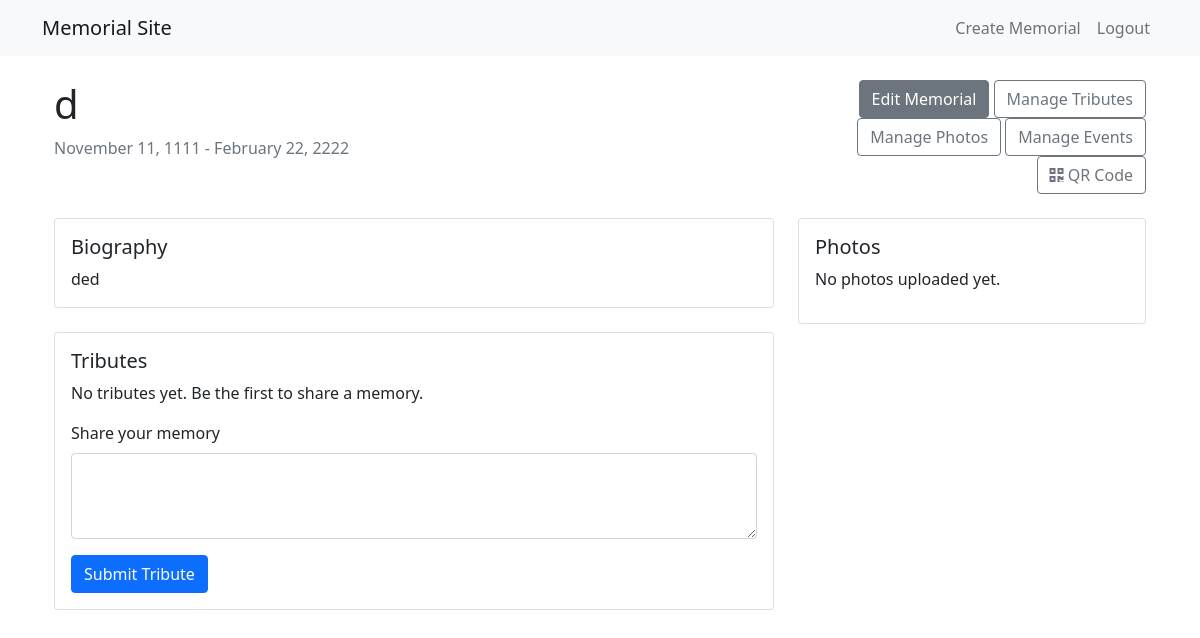
The app's page /memorial/1 (signed in), older data.
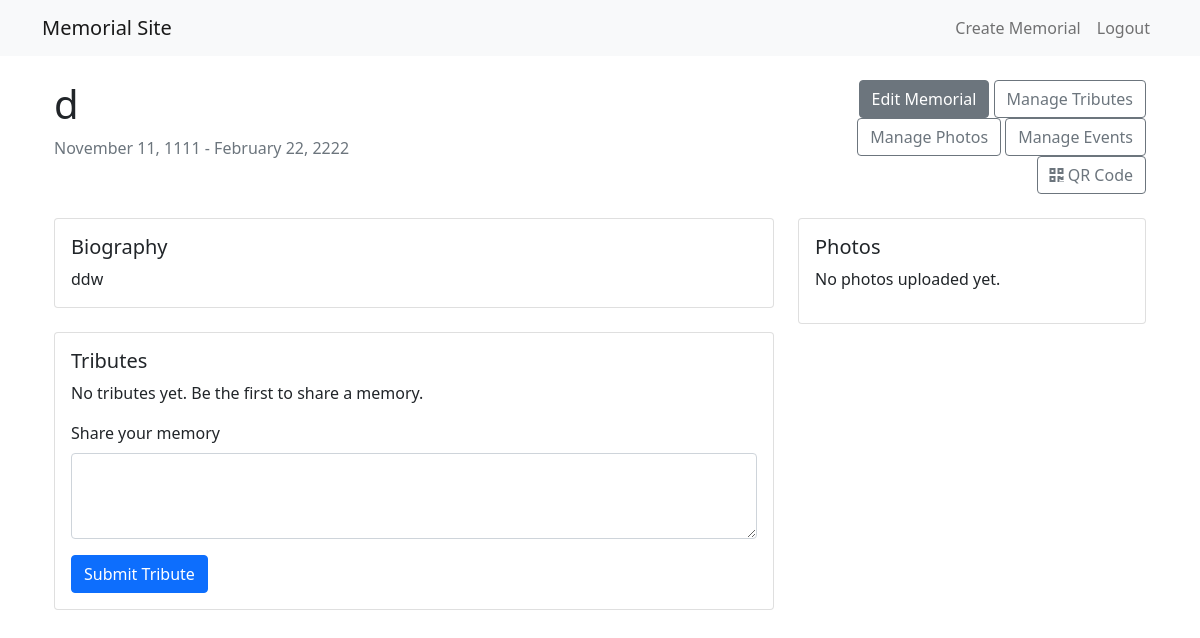
The same page, newer data.
### app/models/memorial.py (models this page shows, shortened)
class Memorial(db.Model):
    id = db.Column(db.Integer, primary_key=True)
    name = db.Column(db.String(100), nullable=False)
    birth_date = db.Column(db.Date)
    death_date = db.Column(db.Date)
    biography = db.Column(db.Text)
    custom_url = db.Column(db.String(100), unique=True)
    is_public = db.Column(db.Boolean, default=True)
    access_code = db.Column(db.String(20))
    created_at = db.Column(db.DateTime, default=datetime.utcnow)
    creator_id = db.Column(db.Integer, db.ForeignKey('user.id'), nullable=False)
    photos = db.relationship('Photo', backref='memorial', lazy='dynamic')
    tributes = db.relationship('Tribute', backref='memorial', lazy='dynamic')
    events = db.relationship('Event', backref='memorial', lazy='dynamic')

### app/routes/memorial.py (the view)
@bp.route('/memorial/<int:id>')
def view(id):
    memorial = Memorial.query.get_or_404(id)
    db.session.refresh(memorial)
    db.session.flush()
    print(f"Memorial {id} is_public: {memorial.is_public}")
    print(f"User authenticated: {current_user.is_authenticated}")
    if current_user.is_authenticated:
        print(f"User ID: {current_user.id}")
    if memorial.is_public is False:  # Explicit comparison
        if not current_user.is_authenticated:
            print("Aborting: User not authenticated")
            abort(403)
        if current_user.id != memorial.creator_id:
            print("Aborting: Wrong user")
            abort(403)
    return render_template('memorial/view.html', memorial=memorial, now=datetime.utcnow())

### app/models/user.py (called while the page is built)
@login_manager.user_loader
def load_user(id):
    return User.query.get(int(id))

### app/templates/memorial/view.html (shortened to what this page needs)
{% extends "base.html" %}
{% block content %}
<div class="container">
    <div class="row mb-4">
        <div class="col-md-8">
            <h1>{{ memorial.name }}</h1>
            <p class="text-muted">
                {{ memorial.birth_date.strftime('%B %d, %Y') }} -
                {{ memorial.death_date.strftime('%B %d, %Y') }}
            </p>
        </div>
        {% if current_user.is_authenticated and current_user.id == memorial.creator_id %}
        <div class="col-md-4 text-end">
            <a href="{{ url_for('memorial.edit', id=memorial.id) }}" class="btn btn-secondary">Edit Memorial</a>
            <a href="{{ url_for('memorial.manage_tributes', id=memorial.id) }}"
               class="btn btn-outline-secondary">Manage Tributes</a>
            <a href="{{ url_for('memorial.manage_photos', id=memorial.id) }}"
               class="btn btn-outline-secondary">Manage Photos</a>
            <a href="{{ url_for('event.list_events', memorial_id=memorial.id) }}"
               class="btn btn-outline-secondary">Manage Events</a>
            <a href="{{ url_for('memorial.generate_qr', id=memorial.id) }}"
               class="btn btn-outline-secondary">
                <i class="fas fa-qrcode"></i> QR Code
            </a>
        </div>
        {% endif %}
    </div>
    <div class="row">
        <div class="col-md-8">
            <div class="card mb-4">
                <div class="card-body">
                    <h5 class="card-title">Biography</h5>
                    <p class="card-text">{{ memorial.biography }}</p>
                </div>
            </div>
            <div class="card mb-4">
                <div class="card-body">
                    <h5 class="card-title">Tributes</h5>
                    {% if memorial.tributes.filter_by(is_approved=True).all() %}
                        {% for tribute in memorial.tributes.filter_by(is_approved=True) %}
                        <div class="mb-3">
                            <p class="mb-1">{{ tribute.content }}</p>
                            <small class="text-muted">
                                - {{ tribute.author.username }}
                                ({{ tribute.created_at.strftime('%B %d, %Y') }})
                            </small>
                        </div>
                        {% endfor %}
                    {% else %}
                        <p>No tributes yet. Be the first to share a memory.</p>
                    {% endif %}
                    {% if current_user.is_authenticated %}
                    <form method="POST" action="{{ url_for('memorial.add_tribute', id=memorial.id) }}" class="mt-3">
                        <div class="mb-3">
                            <label for="content" class="form-label">Share your memory</label>
                            <textarea class="form-control" id="content" name="content" rows="3" required></textarea>
                        </div>
                        <button type="submit" class="btn btn-primary">Submit Tribute</button>
                    </form>
                    {% endif %}
                </div>
            </div>
        </div>
        <div class="col-md-4">
            <div class="card mb-4">
                <div class="card-body">
                    <h5 class="card-title">Photos</h5>
                    {% if memorial.photos.first() %}
                        {% set profile_photo = memorial.photos.filter_by(is_profile=True).first() or memorial.photos.first() %}
                        <img src="{{ url_for('static', filename='uploads/' + memorial.id|string + '/' + profile_photo.filename) }}"
                             class="img-fluid mb-3" alt="Profile photo">
                        <a href="{{ url_for('memorial.view_gallery', id=memorial.id) }}"
                           class="btn btn-outline-primary btn-block">View Photo Gallery</a>
                    {% else %}
                        <p>No photos uploaded yet.</p>
                    {% endif %}
                </div>
            </div>
        </div>
    </div>
</div>
{% endblock %}

### app/templates/base.html (shortened to what this page needs)
<!DOCTYPE html>
<html lang="en">
<head>
    <link href="https://cdn.jsdelivr.net/npm/bootstrap@5.1.3/dist/css/bootstrap.min.css" rel="stylesheet">
    <link href="https://cdnjs.cloudflare.com/ajax/libs/font-awesome/5.15.4/css/all.min.css" rel="stylesheet">
</head>
<body>
    <nav class="navbar navbar-expand-lg navbar-light bg-light">
        <div class="container">
            <a class="navbar-brand" href="{{ url_for('memorial.index') }}">Memorial Site</a>
            <div class="navbar-nav">
                {% if current_user.is_authenticated %}
                    <a class="nav-link" href="{{ url_for('memorial.create') }}">Create Memorial</a>
                    <a class="nav-link" href="{{ url_for('auth.logout') }}">Logout</a>
                {% else %}
                    <a class="nav-link" href="{{ url_for('auth.login') }}">Login</a>
                    <a class="nav-link" href="{{ url_for('auth.register') }}">Register</a>
                {% endif %}
            </div>
        </div>
    </nav>
    <div class="container mt-4">
        {% block content %}{% endblock %}
    </div>
</body>
</html>

Row changes from the older to the newer data that the page shows:
changed Memorial "November 11, 1111": biography "ded" → "ddw"
